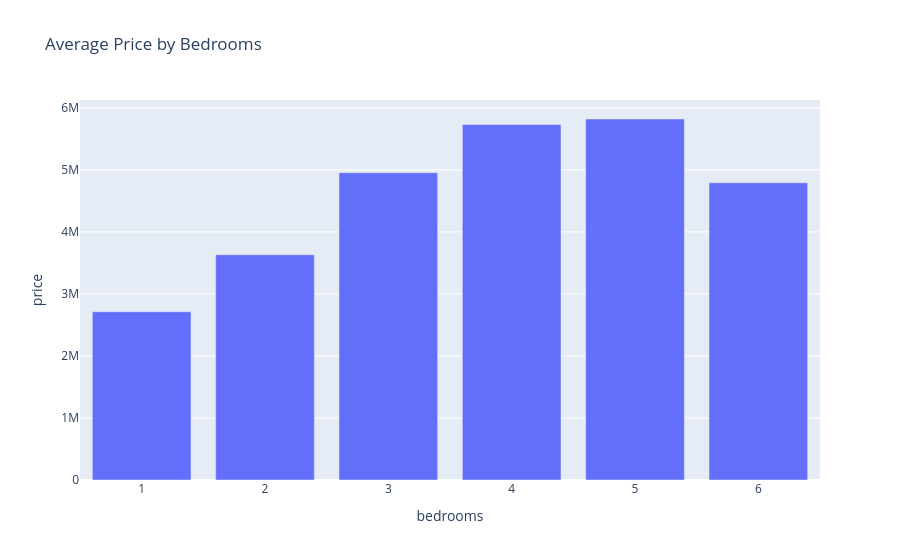

Notebook source saved alongside this figure:
### Code cell
avg_price = df.groupby("bedrooms")["price"].mean().reset_index()

fig = px.bar(
    avg_price,
    x="bedrooms",
    y="price",
    title="Average Price by Bedrooms"
)

fig.show()

### Figure 1 — Plotly figure (JSON) as saved in the notebook; plotly's stock layout.template omitted (floating-point values rounded to 4 significant figures)
{"data": [{"hovertemplate": "bedrooms=%{x}<br>price=%{y}<extra></extra>", "legendgroup": "", "marker": {"color": "#636efa", "pattern": {"shape": ""}}, "name": "", "orientation": "v", "showlegend": false, "textposition": "auto", "type": "bar", "x": [1, 2, 3, 4, 5, 6], "xaxis": "x", "y": [2712000.0, 3632000.0, 4955000.0, 5730000.0, 5820000.0, 4792000.0], "yaxis": "y"}], "layout": {"barmode": "relative", "legend": {"tracegroupgap": 0}, "title": {"text": "Average Price by Bedrooms"}, "xaxis": {"anchor": "y", "domain": [0, 1], "title": {"text": "bedrooms"}}, "yaxis": {"anchor": "x", "domain": [0, 1], "title": {"text": "price"}}}}
